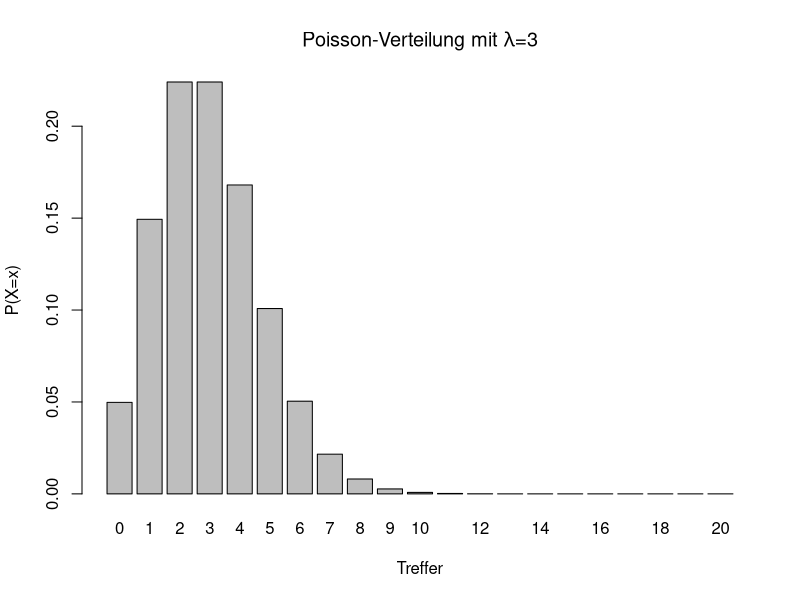

Generate this figure with R:
# draw Poisson distribution 
barplot(dpois(0:20, 3), names.arg = 0:20, main=expression(paste("Poisson-Verteilung mit ", lambda, "=3")), xlab="Treffer", ylab="P(X=x)")
